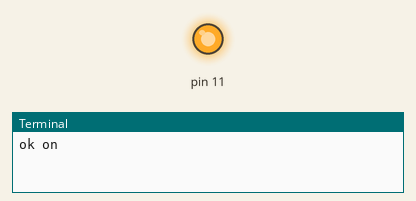
Simulated run of this program. Board: Raspberry Pi (header pin numbers). On the bench: output pins drawn as LEDs (lit = HIGH), the last lines printed to the terminal.

Above: at 1.0 s.
At 3.0 s:
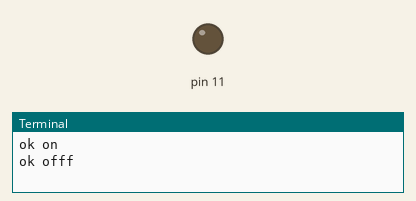
Timing chart, 0 to 5.2 s (numbered marks = the images above):
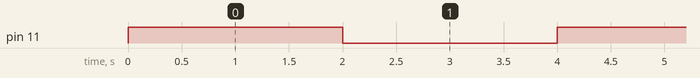

Measured:
- by itself, pin 11: alternates HIGH for 2.0 s and LOW for 2.0 s

The program:

RPi_GPIO_.py
```python
#physcal 11
#BCM 17
# led resistor 300

from time import sleep
import RPi.GPIO as GPIO

GPIO.setmode(GPIO.BOARD)
GPIO.setup(11,GPIO.OUT)

while True:
    GPIO.output(11,1)
    print ("ok on")
    sleep(2)
    GPIO.output(11,0)
    print ("ok offf")
    sleep(2)
```
